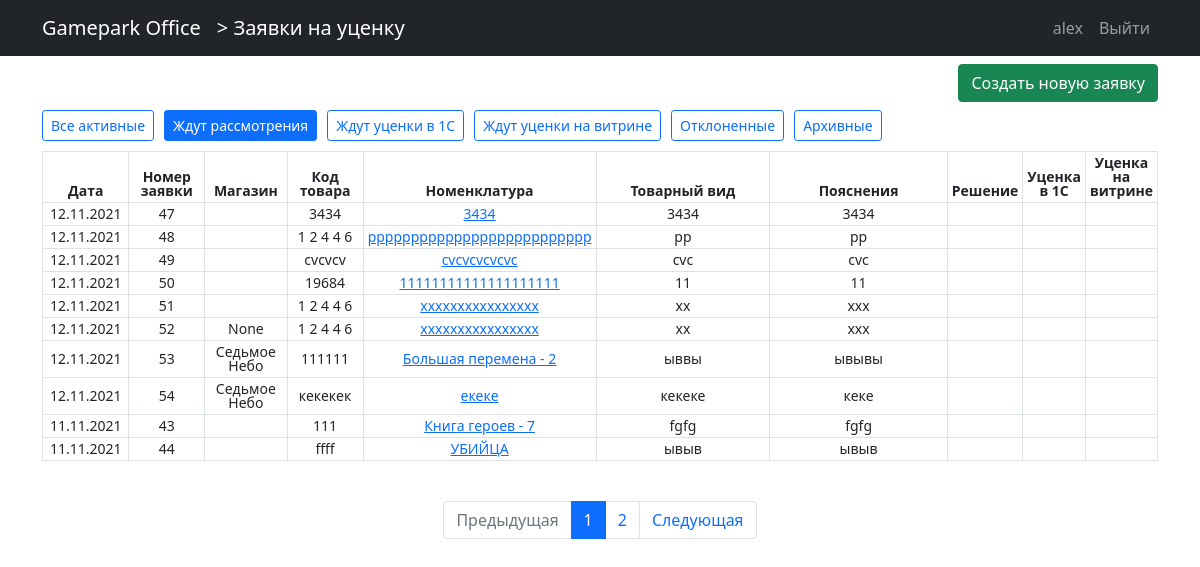
Page /zayavki/ (signed in) on the committed database.
### users/models.py (models this page shows)
class User(AbstractUser):
    email = models.EmailField(blank=True)
    role = models.ForeignKey(Roles, on_delete=models.PROTECT, null=True, default=None)
    shop = models.ForeignKey(Shops, on_delete=models.PROTECT, null=True, default=None, blank=True)

class Shops(models.Model):
    nameshop = models.CharField(max_length=30)
    class Meta:
        verbose_name_plural = "Магазины"
        verbose_name = "Магазин"
    def __str__(self):
        return self.nameshop

### zayavki/models.py (models this page shows, shortened)
class Zayavka(models.Model):
    user = models.ForeignKey(User, default=None, null=True, on_delete=models.PROTECT)
    data = models.DateField(auto_now_add=True)
    category = models.ForeignKey(Category, on_delete=models.PROTECT)
    code = models.CharField(max_length=10)
    name = models.CharField(max_length=100)
    description = models.TextField()
    clarification = models.TextField()
    foto1 = models.ImageField(upload_to="zayavki/foto", blank=True)
    foto2 = models.ImageField(upload_to="zayavki/foto", blank=True)
    status1 = models.BooleanField(default=False)  # одобрено
    status2 = models.BooleanField(default=False)  # отклонено
    status3 = models.BooleanField(default=False)  # уценено
    status4 = models.BooleanField(default=False)  # ценник сменен
    status5 = models.BooleanField(default=False)  # остальные поля - резервные
    status6 = models.BooleanField(default=False)
    clarification_of_manager = models.CharField(max_length=150, blank=True)
    class Meta:
        verbose_name_plural = "Заявки"
        verbose_name = "Заявка"
    def __str__(self) -> str:
        return self.name

### zayavki/views.py (the view)
# urls.py: path("", page_view, name="page_view"),
@login_required()
def page_view(request):
    template = "zayavki/page_view.html"  # шаблон страницы
    page = request.GET.get('page', None) # выдергиваем из запроса page; если его нет - None
    cur_filter = request.GET.get('filter', None) # выдергиваем из запроса filter; если его нет - None
    if not cur_filter:
        cur_filter = get_default_filter(user=request.user)
    if not page:
        page = 1
    context = {
        "filters": DICT_OF_FILTERS,
        "cur_filter": cur_filter,
        "title": "Заявки на уценку",
        "data_from_model_Zayavka": get_data_from_model_Zayavka(filter=cur_filter, user=request.user, page=page)
    }
    return render(request, template, context)

### zayavki/views.py (called while the page is built)
def get_default_filter(user):
    if user.role.namerole == "Магазин":
        return DICT_OF_FILTERS["Ждут уценки на витрине"]
    if user.role.namerole[:3] == "Мен":
        return DICT_OF_FILTERS["Ждут рассмотрения"]

### zayavki/templates/zayavki/page_view.html (shortened to what this page needs)
{% extends 'main_page/base.html' %}
{% load  static %}
{% block css %}
    <link href= {% static 'styles.css' %} rel="stylesheet">
{% endblock css %}
{% block name_app %}
    <a class="navbar-brand flex-grow-1" href="{% url 'zayavki:page_view' %}"> > Заявки на уценку</a>
{% endblock name_app %}
{% block content %}
    <div >
        <div class="row justify-content-end">
            <div class="col my-2 text-end">
                <a class="btn btn-success text-nowrap" href="{% url 'zayavki:add_zayavka' %}">Создать новую заявку</a>
            </div>
        </div>
        <div class="select_filter">
            {% for name_filter, param_filter in filters.items %}
                <div>
                    {% if cur_filter != param_filter  %}
                        <a class="btn btn-outline-primary btn-sm text-nowrap" href="{% url 'zayavki:page_view'%}?filter={{param_filter}} " role="button">{{ name_filter }}</a>
                    {% else %}
                        <a class="btn btn-primary btn-sm text-nowrap" href="{% url 'zayavki:page_view'%}?filter={{param_filter}} " role="button">{{ name_filter }}</a>
                    {% endif %}
                </div>
            {% endfor %}
        </div>
        <div class="table-responsive">
        <table class="table table-hover table-bordered table-sm my_table  ">
            <thead>
                <tr class="">
                    <th class="col-1">Дата</th>
                    <th class="col-1">Номер заявки</th>
                    <th class="col-1">Магазин</th>
                    <th class="col-1">Код товара</th>
                    <th class="col-2" >Номенклатура</th>
                    <th class="col-3">Товарный вид</th>
                    <th class="col-3">Пояснения</th>
                    <th class="col">Решение</th>
                    <th class="col">Уценка в 1С</th>
                    <th class="col">Уценка на витрине</th>
                </tr>
            </thead>
            <tbody>
            {%for zayavka in data_from_model_Zayavka%}
                <tr>
                    <td>{{zayavka.data|date:"d.m.Y"}}</td>
                    <td>{{zayavka.id}}</td>
                    <td>{{zayavka.user.shop}}</td>
                    <td>{{zayavka.code}}</td>
                    <td>
                        <a href="{% url 'zayavki:zayavka-detail' zayavka.id%}"> {{zayavka}} </a>
                    </td>
                    <td>{{zayavka.description}}
                    </td>
                    <td>{{zayavka.clarification}}</td>
                    <td>
                    </td>
                    <td>
                    </td>
                    <td>
                    </td>
                </tr>
            {%endfor%}
        </tbody>
        </table>
        </div>
        <br>
        {% if data_from_model_Zayavka.paginator.num_pages > 1 %}
            <nav aria-label="Page navigation">
                <ul class="pagination justify-content-center">
                    <li class="page-item {% if not data_from_model_Zayavka.has_previous %} disabled {% endif %}">
                    <a class="page-link"
                        href="{% if data_from_model_Zayavka.has_previous %} {% url 'zayavki:page_view' %}?page={{data_from_model_Zayavka.previous_page_number}}&filter={{cur_filter}} {% else %}#{% endif %}"
                        tabindex="-1">Предыдущая</a>
                    </li>
                    {% for page_ in data_from_model_Zayavka.paginator.page_range %}
                        <li class="page-item {% if data_from_model_Zayavka.number == page_ %}active{% endif %}">
                            <a class="page-link "
                                href="{% url 'zayavki:page_view' %}?page={{page_}}&filter={{cur_filter}}">
                                {{page_}}
                            </a>
                        </li>
                    {% endfor %}
                    <li class="page-item {% if not data_from_model_Zayavka.has_next %} disabled {% endif %}">
                    <a class="page-link"
                        href="{% if data_from_model_Zayavka.has_next %} {% url 'zayavki:page_view' %}?page={{data_from_model_Zayavka.next_page_number}}&filter={{cur_filter}} {% else %}#{% endif %}">
                        Следующая
                    </a>
                    </li>
                </ul>
            </nav>
        {% endif %}
    </div>
{% endblock content %}

### main_page/templates/main_page/base.html (shortened to what this page needs)
{% load static %}
<!DOCTYPE html>
<html lang="en">
<head>
    <link href= {% static 'bootstrap-5/css/bootstrap.min.css' %}  rel="stylesheet">
    {% block css %}{% endblock css %}
</head>
<body>
<nav class="navbar navbar-expand-lg navbar-dark bg-dark">
    <div class="container">
        <a class="navbar-brand "
           href="{% url 'main_page:index' %}">
           Gamepark Office
        </a>
        {% block name_app %}{% endblock name_app %}
        <div class="collapse navbar-collapse flex-grow-0" id="navbarContent">
            <ul class="navbar-nav">
                {% if user.is_authenticated %}
                <li class="nav-item">
                    <a class="nav-link" href="{% url 'users:profile' %}">{{user.username }} </a>
                </li>
                    <li class="nav-item">
                        <a class="nav-link" href="{% url 'users:logout' %}">Выйти </a>
                    </li>
                {% else %}
                    <li class="nav-item">
                        <a class="nav-link" href="{% url 'users:login' %}">Войти <i class="fas fa-sign-in-alt"></i></a>
                    </li>
                {% endif %}
            </ul>
        </div>
    </div>
</nav>
<div class="container">
    {% block content %} {% endblock content %}
</div>
</body>
</html>

### static/styles.css (style rules this page uses)
.select_filter { display:flex; flex-wrap: wrap; text-decoration: none; gap:10px; margin-bottom: 10px; }
.my_table { padding-left: 3px; padding-right: 3px; font-size: 14px; line-height: 1; vertical-align: middle; text-align: center; }

### rows in the picture
User: username "alex"
Zayavka: data "12.11.2021", id "47", code "3434", name "3434", description "3434", clarification "3434"
Zayavka: data "12.11.2021", id "48", code "1 2 4 4 6", name "pppppppppppppppppppppppppp", description "pp", clarification "pp"
Zayavka: data "12.11.2021", id "49", code "cvcvcv", name "cvcvcvcvcvc", description "cvc", clarification "cvc"
Zayavka: data "12.11.2021", id "50", code "19684", name "11111111111111111111", description "11", clarification "11"
Zayavka: data "12.11.2021", id "51", code "1 2 4 4 6", name "xxxxxxxxxxxxxxxx", description "xx", clarification "xxx"
Zayavka: data "12.11.2021", id "52", user.shop "None", code "1 2 4 4 6", name "xxxxxxxxxxxxxxxx", description "xx", clarification "xxx"
Zayavka: data "12.11.2021", id "53", user.shop "Седьмое Небо", code "111111", name "Большая перемена - 2", description "ыввы", clarification "ывывы"
Zayavka: data "12.11.2021", id "54", user.shop "Седьмое Небо", code "кекекек", name "екеке", description "кекеке", clarification "кеке"
Zayavka: data "11.11.2021", id "43", code "111", name "Книга героев - 7", description "fgfg", clarification "fgfg"
Zayavka: data "11.11.2021", id "44", code "ffff", name "УБИЙЦА", description "ывыв", clarification "ывыв"

### other values in the picture
{{ name_filter }} "Все активные" "Ждут уценки в 1С" "Ждут уценки на витрине" "Отклоненные" "Архивные"
{{ name_filter }} "Ждут рассмотрения"
{{ page_ }} "1" "2"
